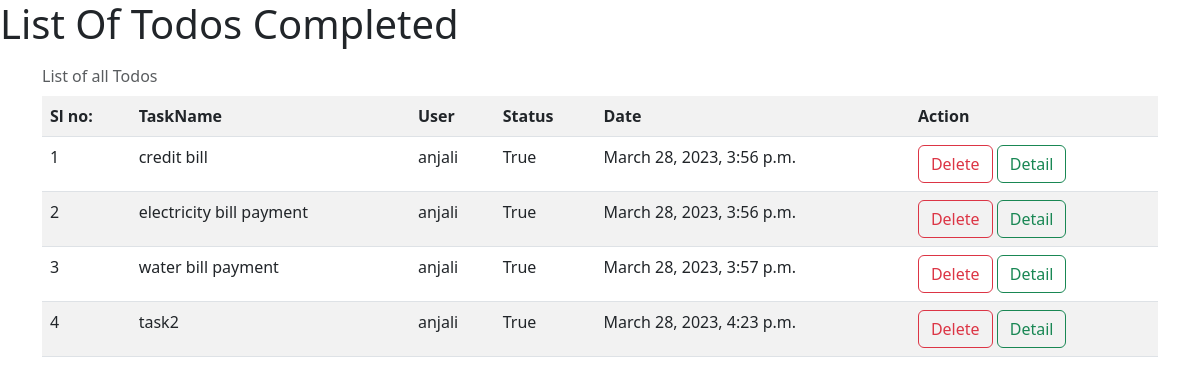
The app's page /todos/all/finished/ with its own data.
### tasks/models.py (models this page shows, shortened)
class Todo(models.Model):
    task_name=models.CharField(max_length=250)
    user=models.ForeignKey(User,on_delete=models.CASCADE)
    status=models.BooleanField(default=False)
    date=models.DateTimeField(auto_now_add=True)

### tasks/views.py (the view)
# urls.py: path("todos/all/finished/",views.TodoCompletedView.as_view(),name="todo-completed"),
class TodoCompletedView(View):
    def get(self,request,*args,**kwargs):
        qs=Todo.objects.filter(status=True)
        return render(request,"todo-completed.html",{"todos":qs})

### tasks/templates/todo-completed.html (shortened to what this page needs)
<!DOCTYPE html>
<html lang="en">
<head>
    <link href="https://cdn.jsdelivr.net/npm/bootstrap@5.3.0-alpha1/dist/css/bootstrap.min.css" rel="stylesheet">
</head>
<body>
    <h1>List Of Todos Completed</h1>
    <div class="container">
        <table class="table table-striped">
            <caption class="caption-top ">List of all Todos</caption>
            <tr>
                <th>Sl no:</th>
                <th>TaskName</th>
                <th>User</th>
                <th>Status</th>
                <th>Date</th>
                <th>Action</th>
            </tr>
            {%for t in todos%}
                <tr>
                    <td>{{forloop.counter}}</td>
                    <td>{{t.task_name}}</td>
                    <td>{{t.user}}</td>
                    <td>{{t.status}}</td>
                    <td>{{t.date}}</td>
                    <td>
                        <a href="{%url 'todo-delete' t.id %}" class="btn btn-outline-danger">Delete</a>
                        <a href="{%url 'todo-detail' t.id %}" class="btn btn-outline-success">Detail</a>
                    </td>
                </tr>
            {%endfor%}
        </table>
       </div>
</body>
</html>

### records on screen
Todo: task_name "credit bill", user "anjali", status "True", date "March 28, 2023, 3:56 p.m."
Todo: task_name "electricity bill payment", user "anjali", status "True", date "March 28, 2023, 3:56 p.m."
Todo: task_name "water bill payment", user "anjali", status "True", date "March 28, 2023, 3:57 p.m."
Todo: task_name "task2", user "anjali", status "True", date "March 28, 2023, 4:23 p.m."
